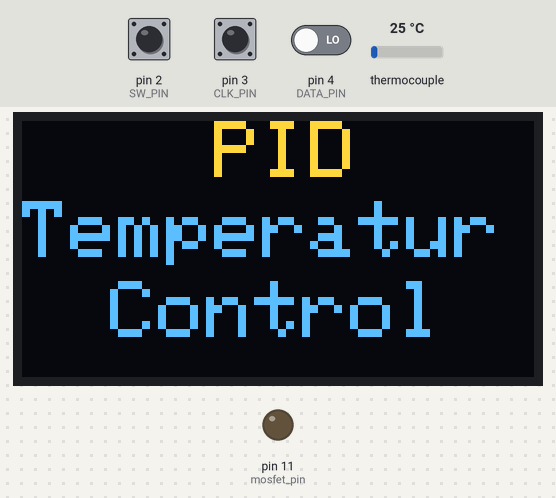
Bench run of a sketch on a simulated Arduino Uno, built with avr-gcc and run on an emulated ATmega328P. Parts: 128×64 one-colour display, output pins drawn as LEDs (lit = HIGH). The test bench sets the inputs (shaded band); at power-on: pin 2 (SW_PIN) HIGH, thermocouple 25 °C, pin 3 (CLK_PIN) HIGH, pin 4 (DATA_PIN) LOW. The OLED is the two-colour kind (top 16 rows yellow); the display library's start-up logo is not drawn; what the sketch prints to the serial monitor is not drawn.

Above: at 3.2 s.
3.3 s: pin 2 (SW_PIN) pulled LOW for 0.15 s
At 4.7 s:
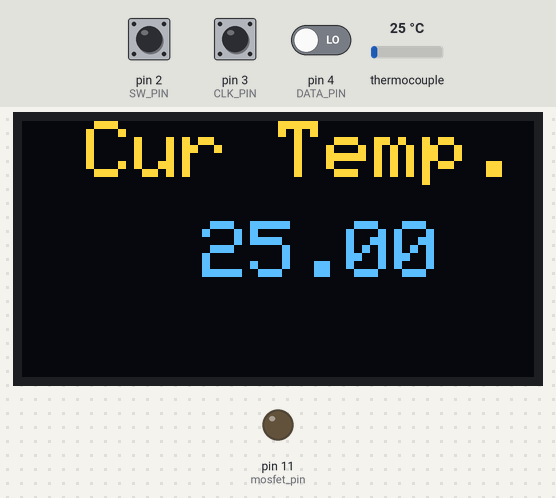
5.0 s: thermocouple set to 6 °C
At 6.2 s:
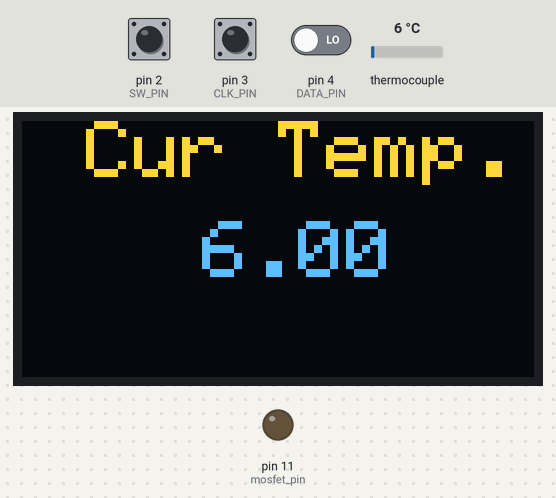
6.6 s: pin 2 (SW_PIN) pulled LOW for 1 s
At 7.5 s:
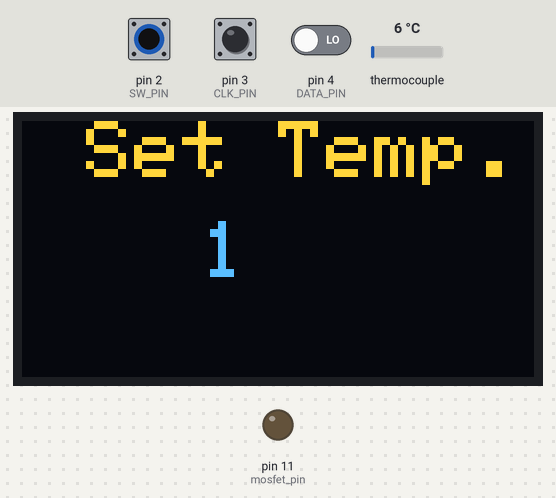
Timing chart, 0 to 9.6 s (numbered marks = the images above; inputs shaded):
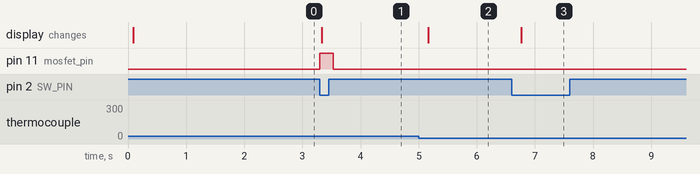

The sketch:

PID-Controller.ino
```cpp
#include <SPI.h>
#include <Wire.h>
#include <Adafruit_GFX.h>
#include <Adafruit_SSD1306.h>
#include <PIDController.h>
#include "max6675.h"
// Define Rotary Encoder Pins
#define CLK_PIN 3
#define DATA_PIN 4
#define SW_PIN 2
// MAX6675 Pins
#define thermoDO  8
#define thermoCS  9
#define thermoCLK  10
// Mosfet Pin
#define mosfet_pin 11
// Serial Enable
#define __DEBUG__
#define SCREEN_WIDTH 128 // OLED display width, in pixels
#define SCREEN_HEIGHT 64 // OLED display height, in pixels
#define OLED_RESET     -1 // Reset pin # (or -1 if sharing Arduino reset pin)
/*In this section we have defined the gain values for the
 * proportional, integral, and derivative controller I have set
 * the gain values with the help of trial and error methods.
*/
#define __Kp 30 // Proportional constant
#define __Ki 0.7 // Integral Constant
#define __Kd 200 // Derivative Constant
int clockPin; // Placeholder por pin status used by the rotary encoder
int clockPinState; // Placeholder por pin status used by the rotary encoder
int set_temperature = 1; // This set_temperature value will increas or decreas if when the rotarty encoder is turned
float temperature_value_c = 0.0; // stores temperature value
long debounce = 0; // Debounce delay
int encoder_btn_count = 0; // used to check encoder button press
MAX6675 thermocouple(thermoCLK, thermoCS, thermoDO); // Create an instance for the MAX6675 Sensor Called "thermocouple"
Adafruit_SSD1306 display(SCREEN_WIDTH, SCREEN_HEIGHT, &Wire, OLED_RESET);// Create an instance for the SSD1306 128X64 OLED "display"
PIDController pid; // Create an instance of the PID controller class, called "pid"
void setup() {
#ifdef __DEBUG__
  Serial.begin(9600);
#endif
  pinMode(mosfet_pin, OUTPUT); // MOSFET output PIN
  pinMode(CLK_PIN, INPUT); // Encoer Clock Pin
  pinMode(DATA_PIN, INPUT); //Encoder Data Pin
  pinMode(SW_PIN, INPUT_PULLUP);// Encoder SW Pin
  pid.begin();          // initialize the PID instance
  pid.setpoint(150);    // The "goal" the PID controller tries to "reach"
  pid.tune(__Kp, __Ki,__Kd);    // Tune the PID, arguments: kP, kI, kD
  pid.limit(0, 255);    // Limit the PID output between 0 and 255, this is important to get rid of integral windup!
  if (!display.begin(SSD1306_SWITCHCAPVCC, 0x3C)) {
#ifdef __DEBUG__
    Serial.println(F("SSD1306 allocation failed"));
#endif
    for (;;); // Don't proceed, loop forever
  }
  //
  display.setRotation(2); //Rotate the Display
  display.display(); //Show initial display buffer contents on the screen -- the library initializes this with an Adafruit splash screen.
  display.clearDisplay(); // Cleear the Display
  display.setTextSize(2); // Set text Size
  display.setTextColor(WHITE); // set LCD Colour
  display.setCursor(48, 0); // Set Cursor Position
  display.println("PID"); // Print the this Text
  display.setCursor(0, 20);  // Set Cursor Position
  display.println("Temperatur"); // Print the this Text
  display.setCursor(22, 40); // Set Cursor Position
  display.println("Control"); // Print the this Text
  display.display(); // Update the Display
  delay(2000); // Delay of 200 ms
}
void set_temp()
{
  if (encoder_btn_count == 2) // check if the button is pressed twice and its in temperature set mode.
  {
    display.clearDisplay(); // clear the display
    display.setTextSize(2); // Set text Size
    display.setCursor(16, 0); // set the diplay cursor
    display.print("Set Temp."); // Print Set Temp. on the display
    display.setCursor(45, 25); // set the cursor
    display.print(set_temperature);// print the set temperature value on the display
    display.display(); // Update the Display
  }
}
void read_encoder() // In this function we read the encoder data and increment the counter if its rotaing clockwise and decrement the counter if its rotating counter clockwis
{
  clockPin = digitalRead(CLK_PIN); // we read the clock pin of the rotary encoder
  if (clockPin != clockPinState  && clockPin == 1) { // if this condition is true then the encoder is rotaing counter clockwise and we decremetn the counter
    if (digitalRead(DATA_PIN) != clockPin) set_temperature = set_temperature - 3;  // decrmetn the counter.
    else  set_temperature = set_temperature + 3; // Encoder is rotating CW so increment
    if (set_temperature < 1 )set_temperature = 1; // if the counter value is less than 1 the set it back to 1
    if (set_temperature > 150 ) set_temperature = 150; //if the counter value is grater than 150 then set it back to 150
#ifdef __DEBUG__
    Serial.println(set_temperature); // print the set temperature value on the serial monitor window
#endif
  }
  clockPinState = clockPin; // Remember last CLK_PIN state

  if ( digitalRead(SW_PIN) == LOW)   //If we detect LOW signal, button is pressed
  {
    if ( millis() - debounce > 80) { //debounce delay
      encoder_btn_count++; // Increment the values
      if (encoder_btn_count > 2) encoder_btn_count = 1;
#ifdef __DEBUG__
      Serial.println(encoder_btn_count);
#endif
    }
    debounce = millis(); // update the time variable
  }
}
void loop()
{
  read_encoder(); //Call The Read Encoder Function
  set_temp(); // Call the Set Temperature Function
  if (encoder_btn_count == 1) // check if the button is pressed and its in Free Running Mode -- in this mode the arduino continiously updates the screen and adjusts the PWM output according to the temperature.
  {
    temperature_value_c = thermocouple.readCelsius(); // Read the Temperature using the readCelsius methode from MAX6675 Library.
    int output = pid.compute(temperature_value_c);    // Let the PID compute the value, returns the optimal output
    analogWrite(mosfet_pin, output);           // Write the output to the output pin
    pid.setpoint(set_temperature); // Use the setpoint methode of the PID library to
    display.clearDisplay(); // Clear the display
    display.setTextSize(2); // Set text Size
    display.setCursor(16, 0); // Set the Display Cursor
    display.print("Cur Temp."); //Print to the Display
    display.setCursor(45, 25);// Set the Display Cursor
    display.print(temperature_value_c); // Print the Temperature value to the display in celcius
    display.display(); // Update the Display
#ifdef __DEBUG__
    Serial.print(temperature_value_c); // Print the Temperature value in *C on serial monitor
    Serial.print("   "); // Print an Empty Space
    Serial.println(output); // Print the Calculate Output value in the serial monitor.
#endif
    delay(200); // Wait 200ms to update the OLED dispaly.
  }
}
```

Measured:
- after the input at 3.3 s, pin 11 (mosfet_pin): LOW → HIGH at once, → LOW 0.23 s later; the display: changes at once (image 1)
- after the input at 5.0 s, the display: changes after 0.16 s (image 2)
- after the input at 6.6 s, the display: changes after 0.17 s (image 3)
